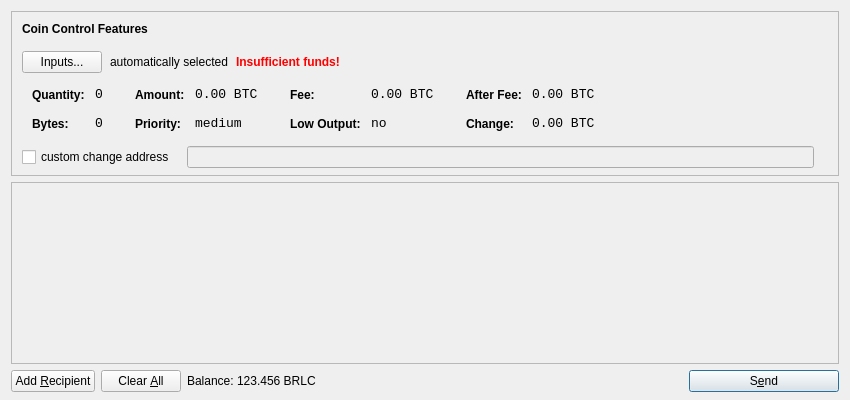
<?xml version="1.0" encoding="UTF-8"?>
<ui version="4.0">
 <class>SendCoinsDialog</class>
 <widget class="QDialog" name="SendCoinsDialog">
  <property name="geometry">
   <rect>
    <x>0</x>
    <y>0</y>
    <width>850</width>
    <height>400</height>
   </rect>
  </property>
  <property name="windowTitle">
   <string>Send Coins</string>
  </property>
  <layout class="QVBoxLayout" name="verticalLayout" stretch="0,1,0">
   <property name="bottomMargin">
    <number>8</number>
   </property>
   <item>
    <widget class="QFrame" name="frameCoinControl">
     <property name="sizePolicy">
      <sizepolicy hsizetype="Expanding" vsizetype="Expanding">
       <horstretch>0</horstretch>
       <verstretch>0</verstretch>
      </sizepolicy>
     </property>
     <property name="maximumSize">
      <size>
       <width>16777215</width>
       <height>16777215</height>
      </size>
     </property>
     <property name="frameShape">
      <enum>QFrame::StyledPanel</enum>
     </property>
     <property name="frameShadow">
      <enum>QFrame::Sunken</enum>
     </property>
     <layout class="QVBoxLayout" name="verticalLayoutCoinControl2">
      <property name="spacing">
       <number>-1</number>
      </property>
      <property name="leftMargin">
       <number>0</number>
      </property>
      <property name="topMargin">
       <number>0</number>
      </property>
      <property name="rightMargin">
       <number>0</number>
      </property>
      <property name="bottomMargin">
       <number>6</number>
      </property>
      <item>
       <layout class="QVBoxLayout" name="verticalLayoutCoinControl" stretch="0,0,0,0,1">
        <property name="spacing">
         <number>0</number>
        </property>
        <property name="leftMargin">
         <number>10</number>
        </property>
        <property name="topMargin">
         <number>10</number>
        </property>
        <item>
         <layout class="QHBoxLayout" name="horizontalLayoutCoinControl1">
          <property name="bottomMargin">
           <number>15</number>
          </property>
          <item>
           <widget class="QLabel" name="labelCoinControlFeatures">
            <property name="sizePolicy">
             <sizepolicy hsizetype="Preferred" vsizetype="Maximum">
              <horstretch>0</horstretch>
              <verstretch>0</verstretch>
             </sizepolicy>
            </property>
            <property name="font">
             <font>
              <weight>75</weight>
              <bold>true</bold>
             </font>
            </property>
            <property name="styleSheet">
             <string notr="true">font-weight:bold;</string>
            </property>
            <property name="text">
             <string>Coin Control Features</string>
            </property>
           </widget>
          </item>
         </layout>
        </item>
        <item>
         <layout class="QHBoxLayout" name="horizontalLayoutCoinControl2" stretch="0,0,0,0">
          <property name="spacing">
           <number>8</number>
          </property>
          <property name="bottomMargin">
           <number>10</number>
          </property>
          <item>
           <widget class="QPushButton" name="pushButtonCoinControl">
            <property name="styleSheet">
             <string notr="true"/>
            </property>
            <property name="text">
             <string>Inputs...</string>
            </property>
           </widget>
          </item>
          <item>
           <widget class="QLabel" name="labelCoinControlAutomaticallySelected">
            <property name="text">
             <string>automatically selected</string>
            </property>
            <property name="margin">
             <number>5</number>
            </property>
           </widget>
          </item>
          <item>
           <widget class="QLabel" name="labelCoinControlInsuffFunds">
            <property name="font">
             <font>
              <weight>75</weight>
              <bold>true</bold>
             </font>
            </property>
            <property name="styleSheet">
             <string notr="true">color:red;font-weight:bold;</string>
            </property>
            <property name="text">
             <string>Insufficient funds!</string>
            </property>
            <property name="margin">
             <number>5</number>
            </property>
           </widget>
          </item>
          <item>
           <spacer name="horizontalSpacerCoinControl">
            <property name="orientation">
             <enum>Qt::Horizontal</enum>
            </property>
            <property name="sizeHint" stdset="0">
             <size>
              <width>40</width>
              <height>1</height>
             </size>
            </property>
           </spacer>
          </item>
         </layout>
        </item>
        <item>
         <widget class="QWidget" name="widgetCoinControl" native="true">
          <property name="sizePolicy">
           <sizepolicy hsizetype="Preferred" vsizetype="Preferred">
            <horstretch>0</horstretch>
            <verstretch>0</verstretch>
           </sizepolicy>
          </property>
          <property name="minimumSize">
           <size>
            <width>0</width>
            <height>0</height>
           </size>
          </property>
          <property name="styleSheet">
           <string notr="true"/>
          </property>
          <layout class="QHBoxLayout" name="horizontalLayoutCoinControl5">
           <property name="margin">
            <number>0</number>
           </property>
           <item>
            <layout class="QHBoxLayout" name="horizontalLayoutCoinControl3" stretch="0,0,0,1">
             <property name="spacing">
              <number>20</number>
             </property>
             <property name="topMargin">
              <number>0</number>
             </property>
             <property name="bottomMargin">
              <number>10</number>
             </property>
             <item>
              <layout class="QFormLayout" name="formLayoutCoinControl1">
               <property name="horizontalSpacing">
                <number>10</number>
               </property>
               <property name="verticalSpacing">
                <number>14</number>
               </property>
               <property name="leftMargin">
                <number>10</number>
               </property>
               <property name="topMargin">
                <number>4</number>
               </property>
               <property name="rightMargin">
                <number>6</number>
               </property>
               <item row="0" column="0">
                <widget class="QLabel" name="labelCoinControlQuantityText">
                 <property name="styleSheet">
                  <string notr="true">font-weight:bold;</string>
                 </property>
                 <property name="text">
                  <string>Quantity:</string>
                 </property>
                 <property name="margin">
                  <number>0</number>
                 </property>
                </widget>
               </item>
               <item row="0" column="1">
                <widget class="QLabel" name="labelCoinControlQuantity">
                 <property name="font">
                  <font>
                   <family>Monospace</family>
                   <pointsize>10</pointsize>
                  </font>
                 </property>
                 <property name="cursor">
                  <cursorShape>IBeamCursor</cursorShape>
                 </property>
                 <property name="contextMenuPolicy">
                  <enum>Qt::ActionsContextMenu</enum>
                 </property>
                 <property name="text">
                  <string notr="true">0</string>
                 </property>
                 <property name="margin">
                  <number>0</number>
                 </property>
                 <property name="textInteractionFlags">
                  <set>Qt::LinksAccessibleByMouse|Qt::TextSelectableByKeyboard|Qt::TextSelectableByMouse</set>
                 </property>
                </widget>
               </item>
               <item row="1" column="0">
                <widget class="QLabel" name="labelCoinControlBytesText">
                 <property name="styleSheet">
                  <string notr="true">font-weight:bold;</string>
                 </property>
                 <property name="text">
                  <string>Bytes:</string>
                 </property>
                </widget>
               </item>
               <item row="1" column="1">
                <widget class="QLabel" name="labelCoinControlBytes">
                 <property name="font">
                  <font>
                   <family>Monospace</family>
                   <pointsize>10</pointsize>
                  </font>
                 </property>
                 <property name="cursor">
                  <cursorShape>IBeamCursor</cursorShape>
                 </property>
                 <property name="contextMenuPolicy">
                  <enum>Qt::ActionsContextMenu</enum>
                 </property>
                 <property name="text">
                  <string notr="true">0</string>
                 </property>
                 <property name="textInteractionFlags">
                  <set>Qt::LinksAccessibleByMouse|Qt::TextSelectableByKeyboard|Qt::TextSelectableByMouse</set>
                 </property>
                </widget>
               </item>
              </layout>
             </item>
             <item>
              <layout class="QFormLayout" name="formLayoutCoinControl2">
               <property name="horizontalSpacing">
                <number>10</number>
               </property>
               <property name="verticalSpacing">
                <number>14</number>
               </property>
               <property name="leftMargin">
                <number>6</number>
               </property>
               <property name="topMargin">
                <number>4</number>
               </property>
               <property name="rightMargin">
                <number>6</number>
               </property>
               <item row="0" column="0">
                <widget class="QLabel" name="labelCoinControlAmountText">
                 <property name="styleSheet">
                  <string notr="true">font-weight:bold;</string>
                 </property>
                 <property name="text">
                  <string>Amount:</string>
                 </property>
                 <property name="margin">
                  <number>0</number>
                 </property>
                </widget>
               </item>
               <item row="0" column="1">
                <widget class="QLabel" name="labelCoinControlAmount">
                 <property name="font">
                  <font>
                   <family>Monospace</family>
                   <pointsize>10</pointsize>
                  </font>
                 </property>
                 <property name="cursor">
                  <cursorShape>IBeamCursor</cursorShape>
                 </property>
                 <property name="contextMenuPolicy">
                  <enum>Qt::ActionsContextMenu</enum>
                 </property>
                 <property name="text">
                  <string notr="true">0.00 BTC</string>
                 </property>
                 <property name="textInteractionFlags">
                  <set>Qt::LinksAccessibleByMouse|Qt::TextSelectableByKeyboard|Qt::TextSelectableByMouse</set>
                 </property>
                </widget>
               </item>
               <item row="1" column="0">
                <widget class="QLabel" name="labelCoinControlPriorityText">
                 <property name="styleSheet">
                  <string notr="true">font-weight:bold;</string>
                 </property>
                 <property name="text">
                  <string>Priority:</string>
                 </property>
                </widget>
               </item>
               <item row="1" column="1">
                <widget class="QLabel" name="labelCoinControlPriority">
                 <property name="font">
                  <font>
                   <family>Monospace</family>
                   <pointsize>10</pointsize>
                  </font>
                 </property>
                 <property name="cursor">
                  <cursorShape>IBeamCursor</cursorShape>
                 </property>
                 <property name="contextMenuPolicy">
                  <enum>Qt::ActionsContextMenu</enum>
                 </property>
                 <property name="text">
                  <string>medium</string>
                 </property>
                 <property name="textInteractionFlags">
                  <set>Qt::LinksAccessibleByMouse|Qt::TextSelectableByKeyboard|Qt::TextSelectableByMouse</set>
                 </property>
                </widget>
               </item>
              </layout>
             </item>
             <item>
              <layout class="QFormLayout" name="formLayoutCoinControl3">
               <property name="horizontalSpacing">
                <number>10</number>
               </property>
               <property name="verticalSpacing">
                <number>14</number>
               </property>
               <property name="leftMargin">
                <number>6</number>
               </property>
               <property name="topMargin">
                <number>4</number>
               </property>
               <property name="rightMargin">
                <number>6</number>
               </property>
               <item row="0" column="0">
                <widget class="QLabel" name="labelCoinControlFeeText">
                 <property name="styleSheet">
                  <string notr="true">font-weight:bold;</string>
                 </property>
                 <property name="text">
                  <string>Fee:</string>
                 </property>
                 <property name="margin">
                  <number>0</number>
                 </property>
                </widget>
               </item>
               <item row="0" column="1">
                <widget class="QLabel" name="labelCoinControlFee">
                 <property name="font">
                  <font>
                   <family>Monospace</family>
                   <pointsize>10</pointsize>
                  </font>
                 </property>
                 <property name="cursor">
                  <cursorShape>IBeamCursor</cursorShape>
                 </property>
                 <property name="contextMenuPolicy">
                  <enum>Qt::ActionsContextMenu</enum>
                 </property>
                 <property name="text">
                  <string notr="true">0.00 BTC</string>
                 </property>
                 <property name="textInteractionFlags">
                  <set>Qt::LinksAccessibleByMouse|Qt::TextSelectableByKeyboard|Qt::TextSelectableByMouse</set>
                 </property>
                </widget>
               </item>
               <item row="1" column="0">
                <widget class="QLabel" name="labelCoinControlLowOutputText">
                 <property name="styleSheet">
                  <string notr="true">font-weight:bold;</string>
                 </property>
                 <property name="text">
                  <string>Low Output:</string>
                 </property>
                </widget>
               </item>
               <item row="1" column="1">
                <widget class="QLabel" name="labelCoinControlLowOutput">
                 <property name="font">
                  <font>
                   <family>Monospace</family>
                   <pointsize>10</pointsize>
                  </font>
                 </property>
                 <property name="cursor">
                  <cursorShape>IBeamCursor</cursorShape>
                 </property>
                 <property name="contextMenuPolicy">
                  <enum>Qt::ActionsContextMenu</enum>
                 </property>
                 <property name="text">
                  <string>no</string>
                 </property>
                 <property name="textInteractionFlags">
                  <set>Qt::LinksAccessibleByMouse|Qt::TextSelectableByKeyboard|Qt::TextSelectableByMouse</set>
                 </property>
                </widget>
               </item>
              </layout>
             </item>
             <item>
              <layout class="QFormLayout" name="formLayoutCoinControl4">
               <property name="horizontalSpacing">
                <number>10</number>
               </property>
               <property name="verticalSpacing">
                <number>14</number>
               </property>
               <property name="leftMargin">
                <number>6</number>
               </property>
               <property name="topMargin">
                <number>4</number>
               </property>
               <property name="rightMargin">
                <number>6</number>
               </property>
               <item row="0" column="0">
                <widget class="QLabel" name="labelCoinControlAfterFeeText">
                 <property name="styleSheet">
                  <string notr="true">font-weight:bold;</string>
                 </property>
                 <property name="text">
                  <string>After Fee:</string>
                 </property>
                 <property name="margin">
                  <number>0</number>
                 </property>
                </widget>
               </item>
               <item row="0" column="1">
                <widget class="QLabel" name="labelCoinControlAfterFee">
                 <property name="font">
                  <font>
                   <family>Monospace</family>
                   <pointsize>10</pointsize>
                  </font>
                 </property>
                 <property name="cursor">
                  <cursorShape>IBeamCursor</cursorShape>
                 </property>
                 <property name="contextMenuPolicy">
                  <enum>Qt::ActionsContextMenu</enum>
                 </property>
                 <property name="text">
                  <string notr="true">0.00 BTC</string>
                 </property>
                 <property name="textInteractionFlags">
                  <set>Qt::LinksAccessibleByMouse|Qt::TextSelectableByKeyboard|Qt::TextSelectableByMouse</set>
                 </property>
                </widget>
               </item>
               <item row="1" column="0">
                <widget class="QLabel" name="labelCoinControlChangeText">
                 <property name="styleSheet">
                  <string notr="true">font-weight:bold;</string>
                 </property>
                 <property name="text">
                  <string>Change:</string>
                 </property>
                </widget>
               </item>
               <item row="1" column="1">
                <widget class="QLabel" name="labelCoinControlChange">
                 <property name="font">
                  <font>
                   <family>Monospace</family>
                   <pointsize>10</pointsize>
                  </font>
                 </property>
                 <property name="cursor">
                  <cursorShape>IBeamCursor</cursorShape>
                 </property>
                 <property name="contextMenuPolicy">
                  <enum>Qt::ActionsContextMenu</enum>
                 </property>
                 <property name="text">
                  <string notr="true">0.00 BTC</string>
                 </property>
                 <property name="textInteractionFlags">
                  <set>Qt::LinksAccessibleByMouse|Qt::TextSelectableByKeyboard|Qt::TextSelectableByMouse</set>
                 </property>
                </widget>
               </item>
              </layout>
             </item>
            </layout>
           </item>
          </layout>
         </widget>
        </item>
        <item>
         <layout class="QHBoxLayout" name="horizontalLayoutCoinControl4" stretch="0,0,0">
          <property name="spacing">
           <number>12</number>
          </property>
          <property name="sizeConstraint">
           <enum>QLayout::SetDefaultConstraint</enum>
          </property>
          <property name="topMargin">
           <number>5</number>
          </property>
          <property name="rightMargin">
           <number>5</number>
          </property>
          <item>
           <widget class="QCheckBox" name="checkBoxCoinControlChange">
            <property name="text">
             <string>custom change address</string>
            </property>
           </widget>
          </item>
          <item>
           <widget class="QLineEdit" name="lineEditCoinControlChange">
            <property name="enabled">
             <bool>false</bool>
            </property>
            <property name="sizePolicy">
             <sizepolicy hsizetype="Expanding" vsizetype="Fixed">
              <horstretch>0</horstretch>
              <verstretch>0</verstretch>
             </sizepolicy>
            </property>
           </widget>
          </item>
          <item>
           <widget class="QLabel" name="labelCoinControlChangeLabel">
            <property name="sizePolicy">
             <sizepolicy hsizetype="Preferred" vsizetype="Expanding">
              <horstretch>0</horstretch>
              <verstretch>0</verstretch>
             </sizepolicy>
            </property>
            <property name="minimumSize">
             <size>
              <width>0</width>
              <height>0</height>
             </size>
            </property>
            <property name="text">
             <string/>
            </property>
            <property name="margin">
             <number>3</number>
            </property>
           </widget>
          </item>
         </layout>
        </item>
        <item>
         <spacer name="verticalSpacerCoinControl">
          <property name="orientation">
           <enum>Qt::Vertical</enum>
          </property>
          <property name="sizeHint" stdset="0">
           <size>
            <width>800</width>
            <height>1</height>
           </size>
          </property>
         </spacer>
        </item>
       </layout>
      </item>
     </layout>
    </widget>
   </item>
   <item>
    <widget class="QScrollArea" name="scrollArea">
     <property name="widgetResizable">
      <bool>true</bool>
     </property>
     <widget class="QWidget" name="scrollAreaWidgetContents">
      <property name="geometry">
       <rect>
        <x>0</x>
        <y>0</y>
        <width>830</width>
        <height>165</height>
       </rect>
      </property>
      <layout class="QVBoxLayout" name="verticalLayout_2">
       <property name="margin">
        <number>0</number>
       </property>
       <item>
        <layout class="QVBoxLayout" name="entries">
         <property name="spacing">
          <number>6</number>
         </property>
        </layout>
       </item>
       <item>
        <spacer name="verticalSpacer">
         <property name="orientation">
          <enum>Qt::Vertical</enum>
         </property>
         <property name="sizeHint" stdset="0">
          <size>
           <width>20</width>
           <height>40</height>
          </size>
         </property>
        </spacer>
       </item>
      </layout>
     </widget>
    </widget>
   </item>
   <item>
    <layout class="QHBoxLayout" name="horizontalLayout">
     <item>
      <widget class="QPushButton" name="addButton">
       <property name="toolTip">
        <string>Send to multiple recipients at once</string>
       </property>
       <property name="text">
        <string>Add &amp;Recipient</string>
       </property>
       <property name="icon">
        <iconset resource="../bitcoin.qrc">
         <normaloff>:/icons/add</normaloff>:/icons/add</iconset>
       </property>
       <property name="autoDefault">
        <bool>false</bool>
       </property>
      </widget>
     </item>
     <item>
      <widget class="QPushButton" name="clearButton">
       <property name="sizePolicy">
        <sizepolicy hsizetype="Minimum" vsizetype="Fixed">
         <horstretch>0</horstretch>
         <verstretch>0</verstretch>
        </sizepolicy>
       </property>
       <property name="toolTip">
        <string>Remove all transaction fields</string>
       </property>
       <property name="text">
        <string>Clear &amp;All</string>
       </property>
       <property name="icon">
        <iconset resource="../bitcoin.qrc">
         <normaloff>:/icons/remove</normaloff>:/icons/remove</iconset>
       </property>
       <property name="autoRepeatDelay">
        <number>300</number>
       </property>
       <property name="autoDefault">
        <bool>false</bool>
       </property>
      </widget>
     </item>
     <item>
      <layout class="QHBoxLayout" name="horizontalLayout_2">
       <property name="spacing">
        <number>3</number>
       </property>
       <item>
        <widget class="QLabel" name="label">
         <property name="text">
          <string>Balance:</string>
         </property>
        </widget>
       </item>
       <item>
        <widget class="QLabel" name="labelBalance">
         <property name="cursor">
          <cursorShape>IBeamCursor</cursorShape>
         </property>
         <property name="text">
          <string>123.456 BRLC</string>
         </property>
         <property name="textInteractionFlags">
          <set>Qt::LinksAccessibleByMouse|Qt::TextSelectableByKeyboard|Qt::TextSelectableByMouse</set>
         </property>
        </widget>
       </item>
      </layout>
     </item>
     <item>
      <spacer name="horizontalSpacer">
       <property name="orientation">
        <enum>Qt::Horizontal</enum>
       </property>
       <property name="sizeHint" stdset="0">
        <size>
         <width>40</width>
         <height>20</height>
        </size>
       </property>
      </spacer>
     </item>
     <item>
      <widget class="QPushButton" name="sendButton">
       <property name="minimumSize">
        <size>
         <width>150</width>
         <height>0</height>
        </size>
       </property>
       <property name="toolTip">
        <string>Confirm the send action</string>
       </property>
       <property name="text">
        <string>S&amp;end</string>
       </property>
       <property name="icon">
        <iconset resource="../bitcoin.qrc">
         <normaloff>:/icons/send</normaloff>:/icons/send</iconset>
       </property>
       <property name="default">
        <bool>true</bool>
       </property>
      </widget>
     </item>
    </layout>
   </item>
  </layout>
 </widget>
 <resources>
  <include location="../bitcoin.qrc"/>
 </resources>
 <connections/>
</ui>
